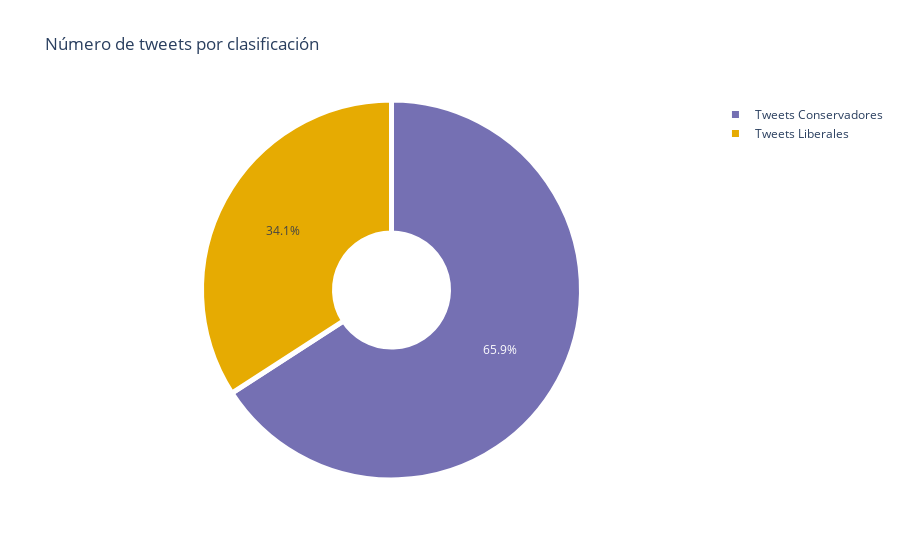

The notebook cell saved with this chart:
### Code cell
numero_de_casos_por_clasificacion = pd.DataFrame(basemadre_df['clasification'].value_counts())
numero_de_casos_por_clasificacion.index.name = 'clasification'
numero_de_casos_por_clasificacion.columns = ['quantity']

labels = ['Tweets Liberales',
          'Tweets Conservadores']

values = [numero_de_casos_por_clasificacion['quantity'][0], 
          numero_de_casos_por_clasificacion['quantity'][1]]

# colores
# colors = ['#e6ab02','#b170b3']
colors = ['#e6ab02','#7570B3']


fig = go.Figure(data=[go.Pie(labels=labels, values=values, hole=.3,)])
fig.update_traces(marker=dict(colors=colors, line=dict(color='#FFFFFF', width=5)))
fig.update(layout_title_text='Número de tweets por clasificación')
fig.show()
fig.write_image("images/fig2.png")

### Figure 1 — Plotly figure (JSON) as saved in the notebook; plotly's stock layout.template omitted (floating-point values rounded to 4 significant figures)
{"data": [{"hole": 0.3, "labels": ["Tweets Liberales", "Tweets Conservadores"], "marker": {"colors": ["#e6ab02", "#7570B3"], "line": {"color": "#FFFFFF", "width": 5}}, "type": "pie", "values": [1639, 3164]}], "layout": {"title": {"text": "Número de tweets por clasificación"}}}
